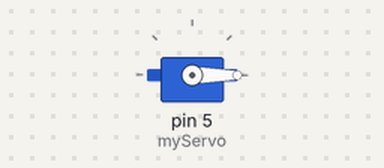
Bench run of a sketch on a simulated Arduino Uno, built with avr-gcc and run on an emulated ATmega328P. Parts: servo.

Above: at 0.05 s.
At 4.05 s:
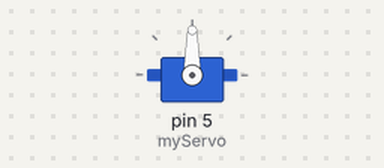
At 7.95 s:
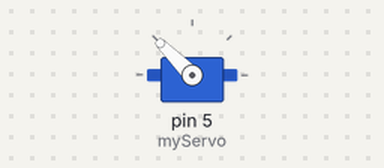
At 15.95 s:
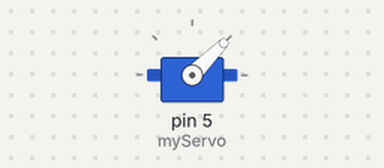
Timing chart, 0 to 20.8 s (numbered marks = the images above):
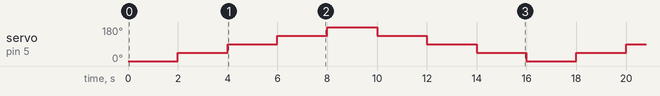

The sketch:

TwoServo.ino
```cpp
/*#include <Servo.h>

Servo servo1;
Servo servo2;

int potPin1 = A0;  // 첫 번째 가변저항의 핀 번호
int potPin2 = A1;  // 두 번째 가변저항의 핀 번호

void setup() {
  servo1.attach(9);  // 첫 번째 서보모터를 9번 핀에 연결
  servo2.attach(10);  // 두 번째 서보모터를 10번 핀에 연결
}

void loop() {
  int val1 = analogRead(potPin1);  // 첫 번째 가변저항의 값을 읽음
  int val2 = analogRead(potPin2);  // 두 번째 가변저항의 값을 읽음

  int angle1 = map(val1, 0, 1023, 0, 180);  // 첫 번째 서보모터의 각도를 변환
  int angle2 = map(val2, 0, 1023, 0, 180);  // 두 번째 서보모터의 각도를 변환

  servo1.write(angle1);  // 첫 번째 서보모터를 설정된 각도로 회전
  servo2.write(angle2);  // 두 번째 서보모터를 설정된 각도로 회전

  delay(15);  // 각도 변경 간의 지연시간 (필요한 경우 조정)
}
*/

#include <Servo.h>
Servo myServo; // Servo 객체 생성
int angle[8]={0,45,90,135,180,135, 90,45,};
void setup() {
  myServo.attach(5); // 5 번핀 사용
}
void loop() {
  for(int i=0;i<8;i++){
    myServo.write(angle[i]);
    delay(2000);
  }
}
```

Measured:
- by itself, servo on pin 5 (myServo): repeats every 16.0 s: 90° 2.0 s, 135° 2.0 s, 180° 2.0 s, 135° 2.0 s, 90° 2.0 s, 45° 2.0 s, 0° 2.0 s, 45° 2.0 s
